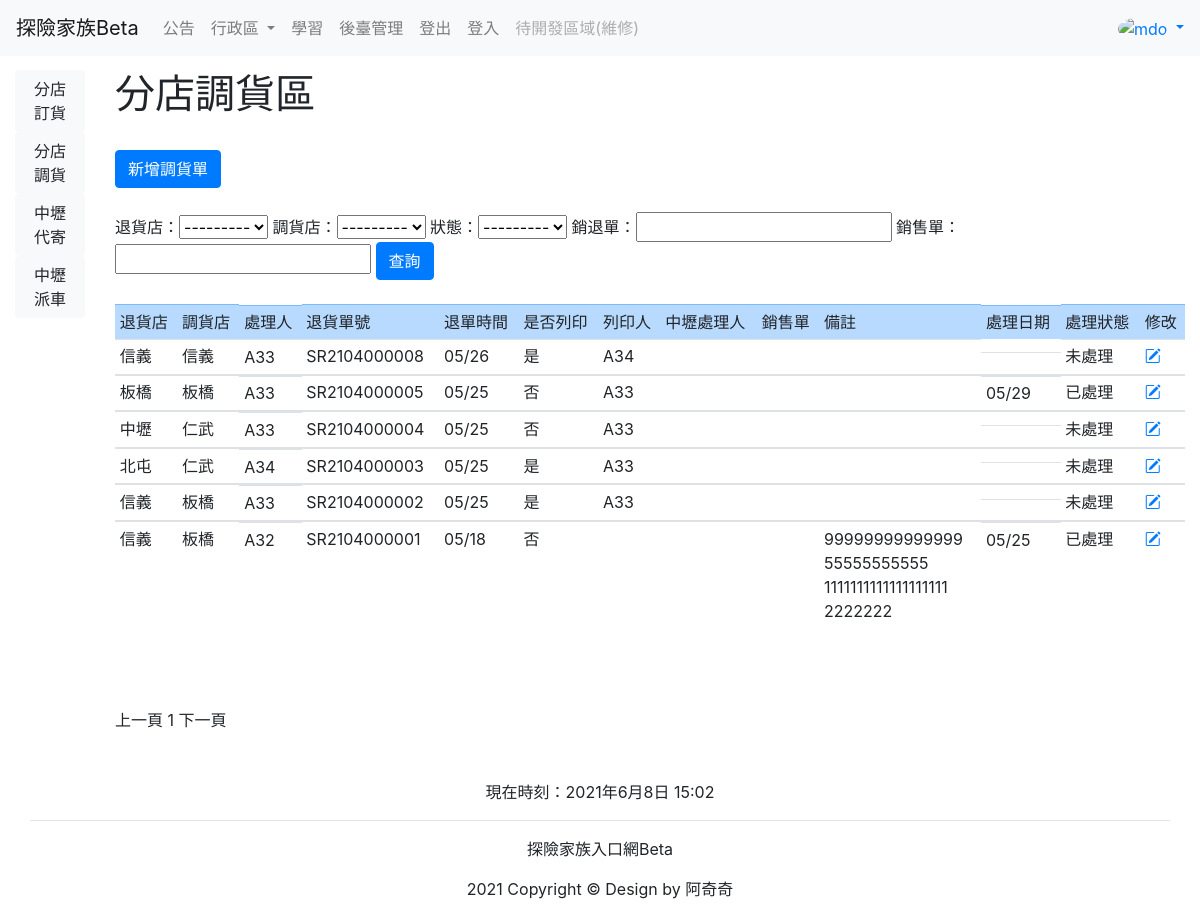
The app's page /transfer_goods/ with its own data.
### myweb/models.py (models this page shows, shortened)
class TransferGoods(models.Model):
    return_sheet_print_choices = (
        ('是', '是'),
        ('否', '否'),
    )
    done_choices = (
        ('已處理', '已處理'),
        ('未處理', '未處理'),
    )
    shop_a_name_from = models.ForeignKey('ShopNameA', on_delete=models.CASCADE)
    shop_b_name_to = models.ForeignKey('ShopNameB', on_delete=models.CASCADE)
    return_sheet_number = models.CharField(max_length=12, unique=True)
    return_sheet_print = models.CharField(max_length=3, choices=return_sheet_print_choices)
    return_sheet_print_staff = models.CharField(null=True, blank=True, max_length=12)
    shop_a_time = models.DateTimeField(default=timezone.now)
    shop_a_staff = models.CharField(max_length=12)
    sell_sheet_number = models.CharField(null=True, blank=True, max_length=12)
    service_time = models.DateTimeField(null=True, blank=True, )
    service_staff = models.CharField(null=True, blank=True, max_length=12)
    remark = models.TextField(null=True, blank=True)
    done = models.CharField(max_length=3, choices=done_choices, default='未處理')

class ShopNameA(models.Model):
    shop_name_a = models.CharField(max_length=10, null=False)
    order = models.IntegerField(default='99')
    def __str__(self):
        return self.shop_name_a

class ShopNameB(models.Model):
    shop_name_b = models.CharField(max_length=10, null=False)
    order = models.IntegerField(default='99')
    def __str__(self):
        return self.shop_name_b

### myweb/views.py (the view)
# urls.py: path('transfer_goods/', views.transfer_goods, name='transfer-url'),
def transfer_goods(request):
    now = datetime.now()
    transfer_goods = TransferGoods.objects.all().order_by('-shop_a_time')
    transfer_goods_filter = TransferGoodsFilter(queryset=transfer_goods)
    if request.method == 'POST':
        transfer_goods_filter = TransferGoodsFilter(request.POST, queryset=transfer_goods)
    paginator = Paginator(transfer_goods_filter.qs, 20)
    num_p = request.GET.get('page', 1)  # 以page为键得到默认的页面1
    page = paginator.page(int(num_p))
    context = {
        'transfer_goods_filter': transfer_goods_filter
    }
    return render(request, 'transfer_goods.html', locals())

### templates/transfer_goods.html (shortened to what this page needs)
{% extends 'transfer_base.html' %}
{% block content %}
    <h1>分店調貨區</h1>
    <br>
    <button class="btn btn-primary" onclick="location.href='{% url 'transfer-add-url' %}'">
        新增調貨單
    </button>
    <br>
    <br>
    <form method='POST'>
        退貨店：{{ transfer_goods_filter.form.shop_a_name_from }}
        調貨店：{{ transfer_goods_filter.form.shop_b_name_to }}
        狀態：{{ transfer_goods_filter.form.done }}
        銷退單：{{ transfer_goods_filter.form.return_sheet_number }}
        銷售單：{{ transfer_goods_filter.form.sell_sheet_number }}
    <input type="submit" class="btn btn-primary" value="查詢" />
    </form>
    <br>
    <div class="table-responsive-xxl">
        <table class="table table-sm table-hover">
            <thead>
                <tr class="table-primary">
                    <td>退貨店</td>
                    <td>調貨店</td>
                    <td class="d-none d-lg-block">處理人</td>
                    <td>退貨單號</td>
                    <td>退單時間</td>
                    <td>是否列印</td>
                    <td>列印人</td>
                    <td>中壢處理人</td>
                    <td>銷售單</td>
                    <td>備註</td>
                    <td class="d-none d-lg-block">處理日期</td>
                    <td>處理狀態</td>
                    <td>修改</td>
                </tr>
            </thead>
            {% for p in page %}
            <tbody>
                <tr bgcolor="{% cycle '#ffffff' '#ffffff' %}">
                    <td>{{ p.shop_a_name_from }}</td>
                    <td>{{ p.shop_b_name_to }}</td>
                    <td class="d-none d-lg-block">{{ p.shop_a_staff }}</td>
                    <td>{{ p.return_sheet_number }}</td>
                    <td>{{ p.shop_a_time|date:'m/d' }}</td>
                    <td>{{ p.return_sheet_print }}</td>
                    <td>{{ p.return_sheet_print_staff|default_if_none:"" }}</td>
                    <td>{{ p.service_staff|default_if_none:"" }}</td>
                    <td>{{ p.sell_sheet_number|default_if_none:"" }}</td>
                    <td style="max-width:150px; max-height:100px; overflow: auto; overflow-y:hidden;"><p>{{ p.remark }}</p></td>
                    <td class="d-none d-lg-block">{{ p.service_time|date:'m/d' }}</td>
                    <td>{{ p.done }}</td>
                    <td>
                        <a href="{% url 'transfer-edit-url' p.return_sheet_number %}"><span class="bi bi-pencil-square"></span></a>
                    </td>
                </tr>
            </tbody>
            {% endfor %}
        </table>
    </div>
    <br>
    <br>
    {% if page.has_previous %}
      <a href="{% url 'transfer-url' %}?page={{ page.previous_page_number }}">上一頁</a>
    {% else %}
    上一頁
    {% endif %}
    {% for p in paginator.page_range %}
        {% if p == page.number %}
            {{ p }}
        {% else %}
            <a href="{% url 'transfer-url' %}?page={{ p }}">{{ p }}</a>
        {% endif %}
    {% endfor %}
    {% if page.has_next %}
      <a href="{% url 'transfer-url' %}?page={{ page.next_page_number }}">下一頁</a>
    {% else %}
    下一頁
    {% endif %}
    <br>
    <br>
    <br>
{% endblock %}

### templates/transfer_base.html (shortened to what this page needs)
{% load static %}
<!DOCTYPE html>
<html lang="en">
<head>
    <link rel="stylesheet" href="https://cdn.jsdelivr.net/npm/bootstrap@4.6.0/dist/css/bootstrap.min.css">
    <link rel="stylesheet" href="https://cdn.jsdelivr.net/npm/bootstrap-icons@1.4.1/font/bootstrap-icons.css">
</head>
<body style="padding-top: 70px;">
    {% include 'header.html' %}
    <div class="container-fluid ">
        <div class="row ">
            <div class="col-12 col-md-2 col-xl-1 d-none d-sm-block">
                <a href="{% url 'order-goods-url' %}" class="btn btn-default btn-light  " role="button" aria-pressed="true">分店訂貨</a>
                <a href="{% url 'transfer-url' %}" class="btn btn-default btn-light  " role="button" aria-pressed="true">分店調貨</a>
                <a href="{% url 'zhongli-send-url' %}" class="btn btn-default btn-light  " role="button" aria-pressed="true">中壢代寄</a>
                <a href="{% url 'zhongli-car-url' %}" class="btn btn-default btn-light  " role="button" aria-pressed="true">中壢派車</a>
            </div>
            <div class="col-12 col-md-10 col-xl-11">
            {% block content %} {% endblock %}
            </div>
        </div>
    </div>
    {% include 'footer.html' %}
</body>
</html>

### templates/header.html (shortened to what this page needs)
<div id="header" class="header">
<nav class="navbar fixed-top navbar-expand-md navbar-light bg-light">
    <a class="navbar-brand" href="{% url 'home-url' %}">探險家族Beta</a>
    <div class="collapse navbar-collapse" id="navContent">
        <ul class="navbar-nav mr-auto">
            <li class="nav-item"><a class="nav-link" href="{% url 'news-url' %}">公告</a></li>
            <li class="nav-item dropdown">
                <a class="nav-link dropdown-toggle"  id="navbarDropdown" role="button" data-toggle="dropdown" aria-haspopup="true" aria-expanded="false">
                    行政區
                </a>
            </li>
            <li class="nav-item"><a class="nav-link" href="{% url 'learning-url' %}">學習</a></li>
            <li class="nav-item"><a class="nav-link" href="{% url 'back-url' %}">後臺管理</a></li>
            <li class="nav-item"><a class="nav-link" href="{% url 'logout-url' %}">登出</a></li>
            <li class="nav-item"><a class="nav-link" href="{% url 'account_login' %}">登入</a></li>
            <li class="nav-item"><a class="nav-link disabled" href="#" tabindex="-1" aria-disabled="true">待開發區域(維修)</a></li>
        </ul>
    <div class="dropdown text-end  ">
        <a href="#" class="dropdown-toggle" id="dropdownUser1" data-toggle="dropdown" aria-haspopup="true" aria-expanded="false">
          <img src="https://github.com/mdo.png" alt="mdo" width="32" height="32" class="rounded-circle">
        </a>
    </div>
    </div>
</nav>
</div>

### templates/footer.html
    <footer>
        <div class="container-fluid">
            <div class="col-md-12 text-center">
                現在時刻：{{ now }}
                <hr>
                <p>探險家族入口網Beta</p>
                <p>2021 Copyright &copy; Design by 阿奇奇</p>
            </div>
        </div>
    </footer>

### records on screen
TransferGoods: shop_a_name_from "信義", shop_b_name_to "信義", shop_a_staff "A33", return_sheet_number "SR2104000008", shop_a_time "05/26", return_sheet_print "是", return_sheet_print_staff "A34", done "未處理"
TransferGoods: shop_a_name_from "板橋", shop_b_name_to "板橋", shop_a_staff "A33", return_sheet_number "SR2104000005", shop_a_time "05/25", return_sheet_print "否", return_sheet_print_staff "A33", service_time "05/29", done "已處理"
TransferGoods: shop_a_name_from "中壢", shop_b_name_to "仁武", shop_a_staff "A33", return_sheet_number "SR2104000004", shop_a_time "05/25", return_sheet_print "否", return_sheet_print_staff "A33", done "未處理"
TransferGoods: shop_a_name_from "北屯", shop_b_name_to "仁武", shop_a_staff "A34", return_sheet_number "SR2104000003", shop_a_time "05/25", return_sheet_print "是", return_sheet_print_staff "A33", done "未處理"
TransferGoods: shop_a_name_from "信義", shop_b_name_to "板橋", shop_a_staff "A33", return_sheet_number "SR2104000002", shop_a_time "05/25", return_sheet_print "是", return_sheet_print_staff "A33", done "未處理"
TransferGoods: shop_a_name_from "信義", shop_b_name_to "板橋", shop_a_staff "A32", return_sheet_number "SR2104000001", shop_a_time "05/18", return_sheet_print "否", remark "99999999999999 55555555555 1111111111111111111 2222222", service_time "05/25", done "已處理"

### other values on screen
{{ p }} "1"
